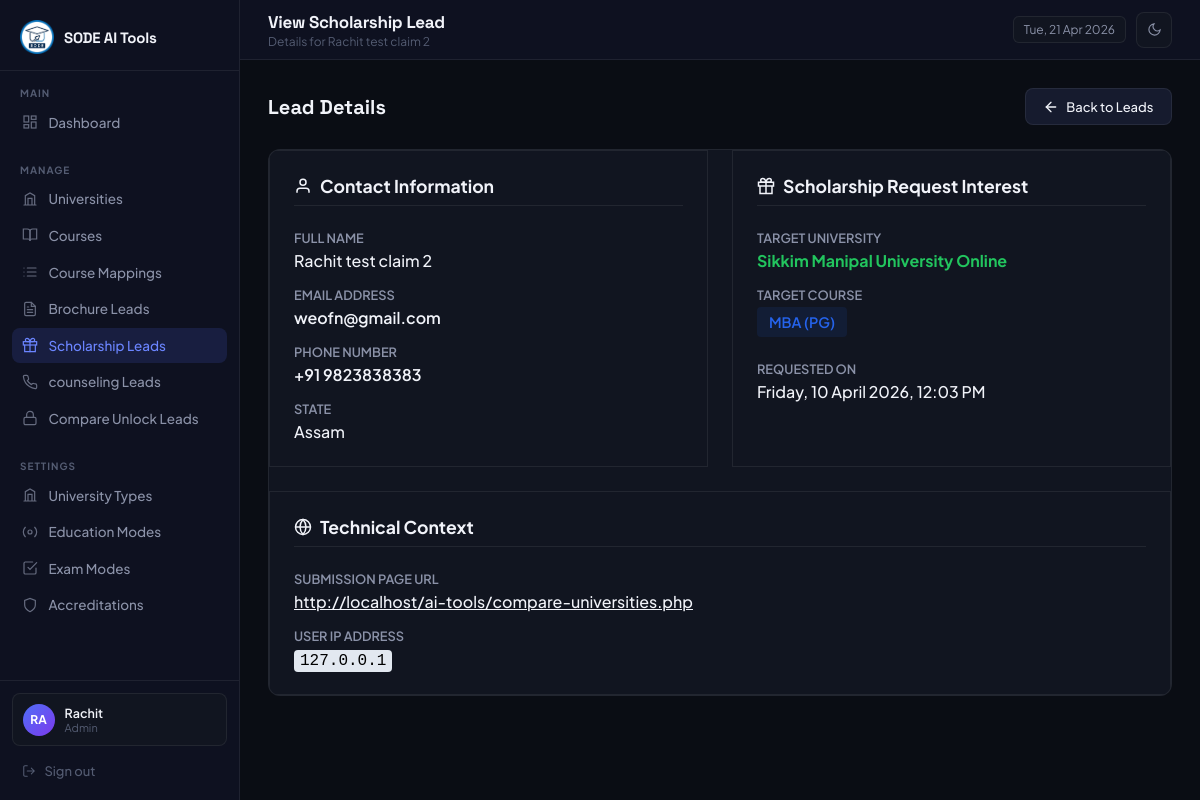
The app's page /admin/scholarship_lead_view.php?id=3 (signed in) with its own data.
### tables this page shows
CREATE TABLE `scholarship_leads` (
  `id` int(11) NOT NULL,
  `name` varchar(255) NOT NULL,
  `email` varchar(255) NOT NULL,
  `country_code` varchar(10) NOT NULL DEFAULT '+91',
  `phone` varchar(50) NOT NULL,
  `course` varchar(255) NOT NULL,
  `state` varchar(100) NOT NULL,
  `uni_name` varchar(255) DEFAULT NULL,
  `page_url` text DEFAULT NULL,
  `user_ip` varchar(45) NOT NULL,
  `created_at` timestamp NOT NULL DEFAULT current_timestamp()
);

### includes/helpers.php (called while the page is built, shortened)
<?php
function e(mixed $val): string {
    return htmlspecialchars((string)$val, ENT_QUOTES, 'UTF-8');
}

### admin/scholarship_lead_view.php (the view, shortened to what this page needs)
<?php
require_once '../includes/db.php';
require_once '../includes/helpers.php';
$id = $_GET['id'] ?? null;
try {
  $stmt = $pdo->prepare("SELECT * FROM scholarship_leads WHERE id = ?");
  $stmt->execute([$id]);
  $lead = $stmt->fetch(PDO::FETCH_ASSOC);
} catch (PDOException $e) {
  set_flash('error', 'Database error: ' . $e->getMessage());
  redirect(ADMIN_URL . '/scholarship_leads.php');
}
$page_title = 'View Scholarship Lead';
$page_subtitle = 'Details for ' . e($lead['name']);
?>
<!DOCTYPE html>
<html lang="en">
<head>
</head>
<body>
  <?php require_once __DIR__ . '/includes/sidebar.php'; ?>
  <main class="main">
    <?php require_once __DIR__ . '/includes/topbar.php'; ?>
    <div class="content">
      <div class="page-header" style="margin-bottom: 1.5rem;">
        <div>
          <h3>Lead Details</h3>
        </div>
        <div class="page-actions">
          <a href="scholarship_leads.php" class="btn btn-secondary">
            <svg width="16" height="16" viewBox="0 0 24 24" fill="none" stroke="currentColor" stroke-width="2"
              stroke-linecap="round">
              <line x1="19" y1="12" x2="5" y2="12"></line>
              <polyline points="12 19 5 12 12 5"></polyline>
            </svg>
            Back to Leads
          </a>
        </div>
      </div>
      <div class="panel">
        <div class="lead-details-grid">
          <div class="detail-card">
            <h3>
              <svg width="18" height="18" viewBox="0 0 24 24" fill="none" stroke="currentColor" stroke-width="2">
                <path d="M20 21v-2a4 4 0 0 0-4-4H8a4 4 0 0 0-4 4v2"></path>
                <circle cx="12" cy="7" r="4"></circle>
              </svg>
              Contact Information
            </h3>
            <div class="detail-row">
              <span class="detail-label">Full Name</span>
              <span class="detail-value"><?= e($lead['name']) ?></span>
            </div>
            <div class="detail-row">
              <span class="detail-label">Email Address</span>
              <span class="detail-value highlight">
                <a href="mailto:<?= e($lead['email']) ?>"
                  style="color:inherit; text-decoration:none;"><?= e($lead['email']) ?></a>
              </span>
            </div>
            <div class="detail-row">
              <span class="detail-label">Phone Number</span>
              <span class="detail-value highlight">
                <a href="tel:<?= e($lead['country_code']) . e($lead['phone']) ?>"
                  style="color:inherit; text-decoration:none;">
                  <?= e($lead['country_code']) ?> <?= e($lead['phone']) ?>
                </a>
              </span>
            </div>
            <div class="detail-row">
              <span class="detail-label">State</span>
              <span class="detail-value"><?= e($lead['state']) ?></span>
            </div>
          </div>
          <div class="detail-card">
            <h3>
              Scholarship Request Interest
            </h3>
            <div class="detail-row">
              <span class="detail-label">Target University</span>
              <span class="detail-value"
                style="color:var(--success); font-weight:700;"><?= e($lead['uni_name'] ?: 'N/A') ?></span>
            </div>
            <div class="detail-row">
              <span class="detail-label">Target Course</span>
              <span class="detail-value">
                <span class="badge"
                  style="background:rgba(37,99,235,0.1); color:#2563eb; font-size:0.9rem; padding:6px 12px;">
                  <?= e($lead['course']) ?>
                </span>
              </span>
            </div>
            <div class="detail-row" style="margin-top:1.5rem;">
              <span class="detail-label">Requested On</span>
              <span class="detail-value"><?= date('l, d F Y, h:i A', strtotime($lead['created_at'])) ?></span>
            </div>
          </div>
          <div class="detail-card" style="grid-column: 1 / -1;">
            <h3>
              <svg width="18" height="18" viewBox="0 0 24 24" fill="none" stroke="currentColor" stroke-width="2">
                <circle cx="12" cy="12" r="10"></circle>
                <line x1="2" y1="12" x2="22" y2="12"></line>
                <path d="M12 2a15.3 15.3 0 0 1 4 10 15.3 15.3 0 0 1-4 10 15.3 15.3 0 0 1-4-10 15.3 15.3 0 0 1 4-10z">
                </path>
              </svg>
              Technical Context
            </h3>
            <div class="detail-row">
              <span class="detail-label">Submission Page URL</span>
              <span class="detail-value"><a href="<?= e($lead['page_url']) ?>" target="_blank"
                  style="color:var(--accent-blue);"><?= e($lead['page_url']) ?></a></span>
            </div>
            <div class="detail-row">
              <span class="detail-label">User IP Address</span>
              <span class="detail-value"><code
                  style="background:#e2e8f0; color:#000; padding:2px 6px; border-radius:4px;"><?= e($lead['user_ip']) ?></code></span>
            </div>
          </div>
        </div>
      </div>
    </div>
  </main>
</body>
</html>

### admin/includes/topbar.php (shortened to what this page needs)
<div class="topbar">
  <div class="topbar-left-wrap">
    <div class="topbar-left">
      <h2><?= htmlspecialchars($page_title) ?></h2>
      <?php if ($page_subtitle): ?>
        <p><?= htmlspecialchars($page_subtitle) ?></p>
      <?php endif; ?>
    </div>
  </div>
  <div class="topbar-right">
    <div class="badge-date"><?= date('D, d M Y') ?></div>
    <button class="btn-theme-toggle" id="themeToggle" aria-label="Toggle theme" title="Toggle light/dark mode">
      <span class="icon-dark">
        <svg width="15" height="15" viewBox="0 0 24 24" fill="none" stroke="currentColor" stroke-width="1.8" stroke-linecap="round">
          <path d="M21 12.79A9 9 0 1 1 11.21 3 7 7 0 0 0 21 12.79z"/>
        </svg>
      </span>
    </button>
  </div>
</div>

### admin/includes/layout_head.php (style rules this page uses)
*, *::before, *::after { box-sizing: border-box; margin: 0; padding: 0; }
:root { color-scheme: dark; --bg: #0a0d14; --sidebar: #0e1120; --surface: #111520; --surface-h: #161b2e; --border: rgba(255, 255, 255, 0.07); --border-h: rgba(255, 255, 255, 0.13); --accent: #4f6ef7; --accent-h: #6b85ff; --accent-g: #7c3aed; --text: #f1f3f9; --text-m: #8b92a8; --text-s: #545c72; --success: #22c55e; --warning: #f59e0b; --danger: #ef4444; --radius: 12px; --radius-sm: 8px; --sidebar-w: 240px; }
body { font-family: 'Plus Jakarta Sans', sans-serif; background: var(--bg); color: var(--text); display: flex; min-height: 100vh; font-size: 14px; transition: background 0.2s, color 0.2s; overflow-x: hidden; }
.main { margin-left: var(--sidebar-w); flex: 1; display: flex; flex-direction: column; min-height: 100vh; min-width: 0; }
.topbar { height: 60px; border-bottom: 1px solid var(--border); display: flex; align-items: center; justify-content: space-between; padding: 0 1.75rem; background: var(--sidebar); position: sticky; top: 0; z-index: 50; }
.topbar-left-wrap { display: flex; align-items: center; gap: 12px; }
.topbar-left h2 { font-family: 'Space Grotesk', sans-serif; font-size: 17px; font-weight: 700; letter-spacing: -0.3px; }
.topbar-left p { font-size: 12px; color: var(--text-s); margin-top: 1px; }
.topbar-right { display: flex; align-items: center; gap: 10px; }
.badge-date { background: var(--surface); border: 1px solid var(--border); border-radius: 6px; padding: 5px 10px; font-size: 12px; color: var(--text-m); }
.btn-theme-toggle { display: flex; align-items: center; justify-content: center; width: 36px; height: 36px; background: var(--surface); border: 1px solid var(--border); border-radius: var(--radius-sm); cursor: pointer; color: var(--text-m); transition: background 0.15s, color 0.15s, border-color 0.15s; flex-shrink: 0; }
body .icon-dark { display: flex; }
.content { padding: 1.75rem; flex: 1; min-width: 0; max-width: 100%; overflow-x: hidden; }
.panel { background: var(--surface); border: 1px solid var(--border); border-radius: var(--radius); overflow: hidden; }
.badge { display: inline-block; padding: 2px 8px; border-radius: 4px; font-size: 11px; font-weight: 600; }
.btn { display: inline-flex; align-items: center; gap: 7px; padding: 0.6rem 1.1rem; border-radius: var(--radius-sm); font-size: 13px; font-weight: 500; font-family: inherit; cursor: pointer; transition: opacity 0.2s, transform 0.15s, background 0.15s; text-decoration: none; border: 1px solid transparent; }
.btn-secondary { background: var(--surface-h); color: var(--text); border-color: var(--border); }
.page-header { display: flex; align-items: center; justify-content: space-between; margin-bottom: 1.5rem; }
.page-header h3 { font-family: 'Space Grotesk', sans-serif; font-size: 20px; font-weight: 700; }

### admin/scholarship_lead_view.php (style rules this page uses)
.lead-details-grid { display: grid; grid-template-columns: 1fr; gap: 1.5rem; }
@media (min-width: 768px) { .lead-details-grid { grid-template-columns: 1fr 1fr; } }
.detail-card { background: var(--bg-secondary); border: 1px solid var(--border); border-radius: var(--radius-md); padding: 1.5rem; }
.detail-card h3 { font-size: 1.1rem; margin-bottom: 1.5rem; color: var(--accent-blue); border-bottom: 1px solid var(--border); padding-bottom: 0.5rem; display: flex; align-items: center; gap: 8px; }
.detail-row { display: flex; flex-direction: column; margin-bottom: 1rem; }
.detail-row:last-child { margin-bottom: 0; }
.detail-label { font-size: 0.8rem; color: var(--text-m); font-weight: 600; text-transform: uppercase; margin-bottom: 0.25rem; }
.detail-value { font-size: 1rem; color: var(--text); font-weight: 500; }
.detail-value.highlight { color: var(--accent-blue); font-weight: 600; }

### records on screen
scholarship_leads: name "Details for Rachit test claim 2", name "Rachit test claim 2", email "weofn@gmail.com", country_code "+91", phone "9823838383", state "Assam", uni_name "Sikkim Manipal University Online", course "MBA (PG)", created_at "Friday, 10 April 2026, 12:03 PM", page_url "http://localhost/ai-tools/compare-universities.php", user_ip "127.0.0.1"

### other values on screen
substr($_SESSION['admin_name'], 0, 2) "RA"
$_SESSION['admin_name'] "Rachit"
$_SESSION['admin_role'] "Admin"
$page_title "View Scholarship Lead"
